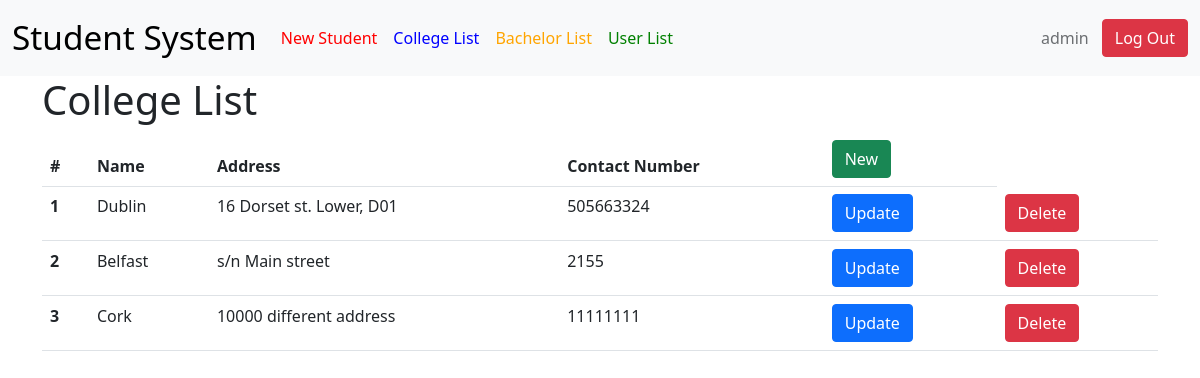
Screenshot of /CollegeList.php (signed in) with the database file from the repository.
### tables this page shows
CREATE TABLE `collegebrach` (
  `id` int(11) NOT NULL,
  `nameC` varchar(256) NOT NULL,
  `addressC` varchar(256) NOT NULL,
  `phoneNumberC` varchar(256) NOT NULL
);

### CollegeList.php (the view, shortened to what this page needs)
<?php
include 'NavBar.php';
include 'library/DBConnection.php';
$sql = "SELECT * FROM collegebrach";
$result = $conn->query($sql);
?>
    <div class="container">
    <h1>College List </h1>
        <table class="table">
            <thead>
                <tr>
                    <th scope="col">#</th>
                    <th scope="col">Name</th>
                    <th scope="col">Address</th>
                    <th scope="col">Contact Number</th>
                    <?php
                        if(isset($_SESSION) && isset($_SESSION['id'])) {
                        echo '<th scope="col"><a class="btn btn-success" href="NewCollege.php" role="new">New</a></th>';
                        }
                    ?>
            </thead>
            <tbody>
            <?php
                if($result->num_rows>0){
                    while($row=$result->fetch_assoc()){
                        echo "<tr>";
                        echo "<th scope='row'>".$row['id']."</th>";
                        echo "<td>".$row['nameC']."</td>";
                        echo "<td>".$row['addressC']."</td>";
                        echo "<td>".$row['phoneNumberC']."</td>";
                        if(isset($_SESSION) && isset($_SESSION['id'])) {
                            echo "<td><a class='btn btn-primary' href='UpdateCollege.php?id=".$row['id']."' role='update'>Update</a></td>";
                            echo "<td><a class='btn btn-danger' href='
                            0.
                            .php?id=".$row['id']."' role='delete'>Delete</a></td>";
                        }
                        echo "</tr>";
                    }
                }
            ?>
            </tbody>
        </table>
    </div>
</body>
</html>

### rows the page displays
collegebrach: id "1", nameC "Dublin", addressC "16 Dorset st. Lower, D01", phoneNumberC "505663324"
collegebrach: id "2", nameC "Belfast", addressC "s/n Main street", phoneNumberC "2155"
collegebrach: id "3", nameC "Cork", addressC "10000 different address", phoneNumberC "11111111"

### other values shown
$_SESSION['username'] "admin"
